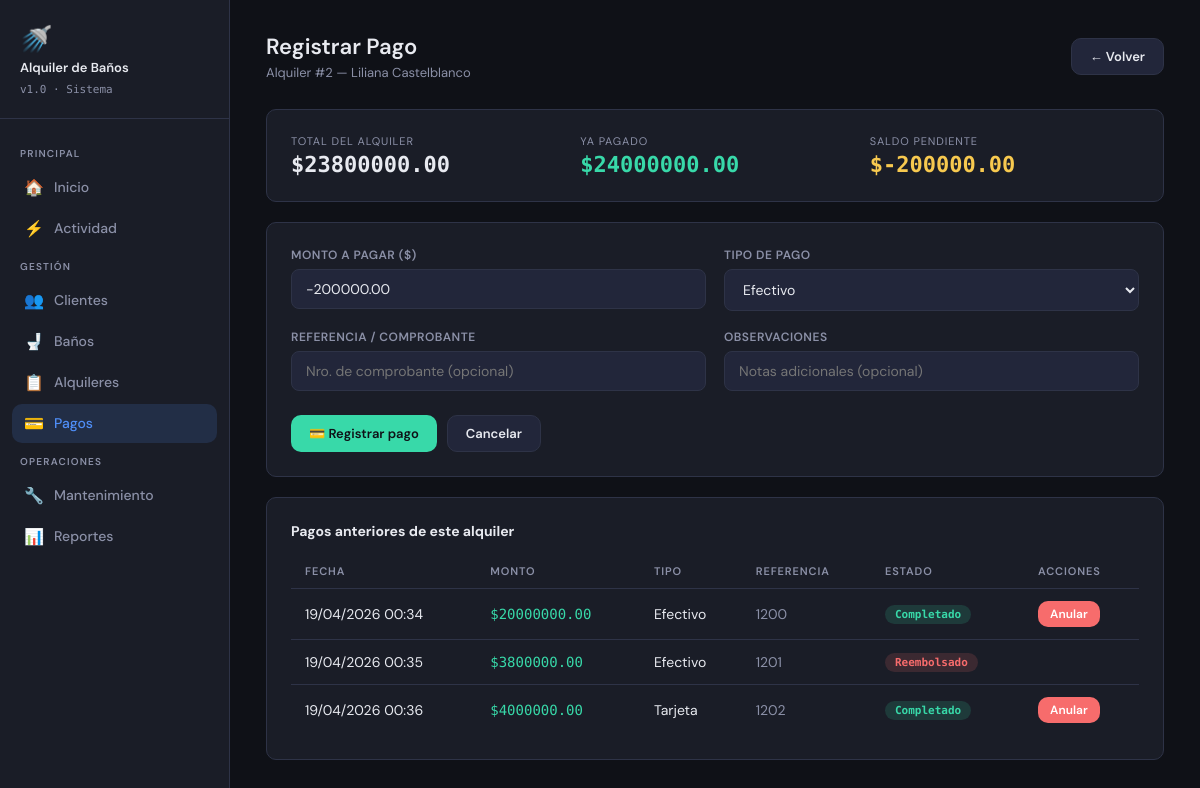
/pagos/nuevo/2, run on the app's committed database.
### models.py (models this page shows)
class Alquiler(db.Model):
    __tablename__ = 'alquiler'
    id             = db.Column(db.Integer, primary_key=True)
    cliente_id     = db.Column(db.Integer, db.ForeignKey('cliente.id'), nullable=False)
    usuario_id     = db.Column(db.Integer, db.ForeignKey('usuario.id'), nullable=True)
    fecha_inicio   = db.Column(db.DateTime, nullable=False)
    fecha_fin      = db.Column(db.DateTime, nullable=False)
    total          = db.Column(db.Float,    nullable=False, default=0.0)
    estado         = db.Column(db.String(20), nullable=False, default='activo')  # pendiente | activo | finalizado | cancelado
    deposito       = db.Column(db.Float,    default=0.0)
    fecha_registro = db.Column(db.DateTime, default=datetime.utcnow)
    observaciones  = db.Column(db.Text)
    detalles = db.relationship('DetalleAlquiler', backref='alquiler', lazy=True, cascade='all, delete-orphan')
    pagos    = db.relationship('Pago',            backref='alquiler', lazy=True, cascade='all, delete-orphan')

class Cliente(db.Model):
    __tablename__ = 'cliente'
    id             = db.Column(db.Integer, primary_key=True)
    nombre         = db.Column(db.String(100), nullable=False)
    email          = db.Column(db.String(100), nullable=False, default='')
    telefono       = db.Column(db.String(20),  nullable=False)
    direccion      = db.Column(db.String(200), default='')
    ruc_ci         = db.Column(db.String(20),  unique=True, nullable=False)
    tipo           = db.Column(db.String(20),  nullable=False, default='particular')  # particular | empresa
    fecha_registro = db.Column(db.DateTime,    default=datetime.utcnow)
    activo         = db.Column(db.Boolean,     default=True)
    alquileres = db.relationship('Alquiler', backref='cliente', lazy=True)

class Pago(db.Model):
    __tablename__ = 'pago'
    id          = db.Column(db.Integer, primary_key=True)
    alquiler_id = db.Column(db.Integer, db.ForeignKey('alquiler.id'), nullable=False)
    monto       = db.Column(db.Float,   nullable=False)
    fecha_pago  = db.Column(db.DateTime, default=datetime.utcnow)
    tipo_pago   = db.Column(db.String(30), nullable=False)  # efectivo | transferencia | tarjeta | deposito
    referencia  = db.Column(db.String(50))
    observaciones = db.Column(db.Text)
    estado      = db.Column(db.String(20), nullable=False, default='completado')  # completado | pendiente | reembolsado

### app.py (the view, shortened to what this page needs)
@app.route('/pagos/nuevo/<int:alquiler_id>', methods=['GET', 'POST'])
def nuevo_pago(alquiler_id):
    alquiler = Alquiler.query.get_or_404(alquiler_id)
    pagado = sum(p.monto for p in alquiler.pagos if p.estado == 'completado')
    pendiente = alquiler.total - pagado
    return render_template('nuevo_pago.html', alquiler=alquiler,
                           pagado=pagado, pendiente=pendiente)

### templates/nuevo_pago.html (shortened to what this page needs)
{% extends 'base.html' %}
{% block content %}
<div class="page-header">
    <div>
        <h1>Registrar Pago</h1>
        <p>Alquiler #{{ alquiler.id }} — {{ alquiler.cliente.nombre }}</p>
    </div>
    <a href="{{ url_for('detalle_alquiler', id=alquiler.id) }}" class="btn btn-ghost">← Volver</a>
</div>
<div class="card">
  <div style="display:grid; grid-template-columns:1fr 1fr 1fr; gap:20px;">
    <div>
      <div style="font-size:11px; color:var(--text-dim); text-transform:uppercase; letter-spacing:.08em; margin-bottom:4px;">Total del alquiler</div>
      <div style="font-size:22px; font-weight:600; font-family:'DM Mono',monospace;">
        ${{ "%.2f"|format(alquiler.total) }}
      </div>
    </div>
    <div>
      <div style="font-size:11px; color:var(--text-dim); text-transform:uppercase; letter-spacing:.08em; margin-bottom:4px;">Ya pagado</div>
      <div style="font-size:22px; font-weight:600; font-family:'DM Mono',monospace; color:var(--accent2);">
        ${{ "%.2f"|format(pagado) }}
      </div>
    </div>
    <div>
      <div style="font-size:11px; color:var(--text-dim); text-transform:uppercase; letter-spacing:.08em; margin-bottom:4px;">Saldo pendiente</div>
      <div style="font-size:22px; font-weight:600; font-family:'DM Mono',monospace; color:var(--warning);">
        ${{ "%.2f"|format(pendiente) }}
      </div>
    </div>
  </div>
</div>
<div class="card">
  <form method="POST">
    <div class="form-grid">
      <div class="form-group">
        <label for="monto">Monto a pagar ($)</label>
        <input id="monto" name="monto" type="number" step="0.01" min="0.01"
               value="{{ "%.2f"|format(pendiente) }}" required>
      </div>
      <div class="form-group">
        <label for="tipo_pago">Tipo de pago</label>
        <select id="tipo_pago" name="tipo_pago" required>
          <option value="efectivo">Efectivo</option>
        </select>
      </div>
      <div class="form-group">
        <label for="referencia">Referencia / Comprobante</label>
        <input id="referencia" name="referencia" placeholder="Nro. de comprobante (opcional)">
      </div>
      <div class="form-group">
        <label for="observaciones">Observaciones</label>
        <input id="observaciones" name="observaciones" placeholder="Notas adicionales (opcional)">
      </div>
    </div>
    <div style="margin-top:24px; display:flex; gap:10px;">
      <button type="submit" class="btn btn-success">💳 Registrar pago</button>
      <a href="{{ url_for('detalle_alquiler', id=alquiler.id) }}" class="btn btn-ghost">Cancelar</a>
    </div>
  </form>
</div>
{% if alquiler.pagos %}
<div class="card">
  <h3 style="font-size:14px; margin-bottom:14px;">Pagos anteriores de este alquiler</h3>
  <table>
    <thead>
      <tr>
        <th>Fecha</th>
        <th>Monto</th>
        <th>Tipo</th>
        <th>Referencia</th>
        <th>Estado</th>
        <th>Acciones</th>
      </tr>
    </thead>
    <tbody>
      {% for p in alquiler.pagos %}
      <tr>
        <td>{{ p.fecha_pago.strftime('%d/%m/%Y %H:%M') }}</td>
        <td style="font-family:'DM Mono',monospace; color:var(--accent2)">${{ "%.2f"|format(p.monto) }}</td>
        <td>{{ p.tipo_pago|capitalize }}</td>
        <td style="color:var(--text-dim)">{{ p.referencia or '—' }}</td>
        <td>
          {% if p.estado == 'completado' %}
            <span class="badge badge-green">Completado</span>
          {% elif p.estado == 'reembolsado' %}
            <span class="badge badge-red">Reembolsado</span>
          {% else %}
            <span class="badge badge-yellow">Pendiente</span>
          {% endif %}
        </td>
        <td>
          {% if p.estado == 'completado' %}
          <a href="{{ url_for('anular_pago', pago_id=p.id) }}"
             class="btn btn-danger btn-sm"
             onclick="return confirm('¿Anular este pago?')">Anular</a>
          {% endif %}
        </td>
      </tr>
      {% endfor %}
    </tbody>
  </table>
</div>
{% endif %}
{% endblock %}

### templates/base.html (style rules this page uses)
:root { --bg: #0f1117; --surface: #1a1d27; --surface2: #22263a; --border: #2e3347; --accent: #4f8ef7; --accent2: #38d9a9; --danger: #f76c6c; --warning: #f7c94f; --text: #e8eaf0; --text-dim: #8b90a7; --radius: 10px; --shadow: 0 4px 24px rgba(0,0,0,.4); }
*, *::before, *::after { box-sizing: border-box; margin: 0; padding: 0; }
body { font-family: 'DM Sans', sans-serif; background: var(--bg); color: var(--text); min-height: 100vh; display: flex; }
.page-header { display: flex; align-items: center; justify-content: space-between; margin-bottom: 28px; }
.page-header h1 { font-size: 22px; font-weight: 600; }
.page-header p { font-size: 13px; color: var(--text-dim); margin-top: 3px; }
.card { background: var(--surface); border: 1px solid var(--border); border-radius: var(--radius); padding: 24px; margin-bottom: 20px; }
table { width: 100%; border-collapse: collapse; font-size: 14px; }
thead th { text-align: left; padding: 10px 14px; font-size: 11px; font-weight: 600; color: var(--text-dim); letter-spacing: .08em; text-transform: uppercase; border-bottom: 1px solid var(--border); }
tbody tr { border-bottom: 1px solid var(--border); transition: background .12s; }
tbody tr:last-child { border-bottom: none; }
tbody td { padding: 12px 14px; }
.badge { display: inline-block; padding: 3px 10px; border-radius: 99px; font-size: 11px; font-weight: 600; font-family: 'DM Mono', monospace; }
.badge-green { background: rgba(56,217,169,.15); color: var(--accent2); }
.badge-red { background: rgba(247,108,108,.15); color: var(--danger); }
.btn { display: inline-flex; align-items: center; gap: 6px; padding: 9px 18px; border-radius: var(--radius); font-family: 'DM Sans', sans-serif; font-size: 13px; font-weight: 600; cursor: pointer; text-decoration: none; border: none; transition: opacity .18s, transform .12s; }
.btn-success { background: var(--accent2); color: #0f1117; }
.btn-danger { background: var(--danger); color: #fff; }
.btn-ghost { background: var(--surface2); color: var(--text); border: 1px solid var(--border); }
.btn-sm { padding: 5px 12px; font-size: 12px; }
.form-grid { display: grid; grid-template-columns: 1fr 1fr; gap: 18px; }
.form-group { display: flex; flex-direction: column; gap: 6px; }
label { font-size: 12px; font-weight: 600; color: var(--text-dim); letter-spacing: .04em; text-transform: uppercase; }
input, select, textarea { background: var(--surface2); border: 1px solid var(--border); border-radius: 8px; color: var(--text); font-family: 'DM Sans', sans-serif; font-size: 14px; padding: 10px 14px; outline: none; transition: border-color .18s; width: 100%; }
select option { background: var(--surface2); }

### data on the page
Alquiler: id "2", total "23800000.00"
Cliente: cliente.nombre "Liliana Castelblanco"
Pago: fecha_pago "19/04/2026 00:34", monto "20000000.00", tipo_pago "Efectivo", referencia "1200", estado "Completado"
Pago: fecha_pago "19/04/2026 00:35", monto "3800000.00", tipo_pago "Efectivo", referencia "1201", estado "Reembolsado"
Pago: fecha_pago "19/04/2026 00:36", monto "4000000.00", tipo_pago "Tarjeta", referencia "1202", estado "Completado"

### other printed values
{{ "%.2f"|format(pagado) }} "24000000.00"
{{ "%.2f"|format(pendiente) }} "-200000.00"
